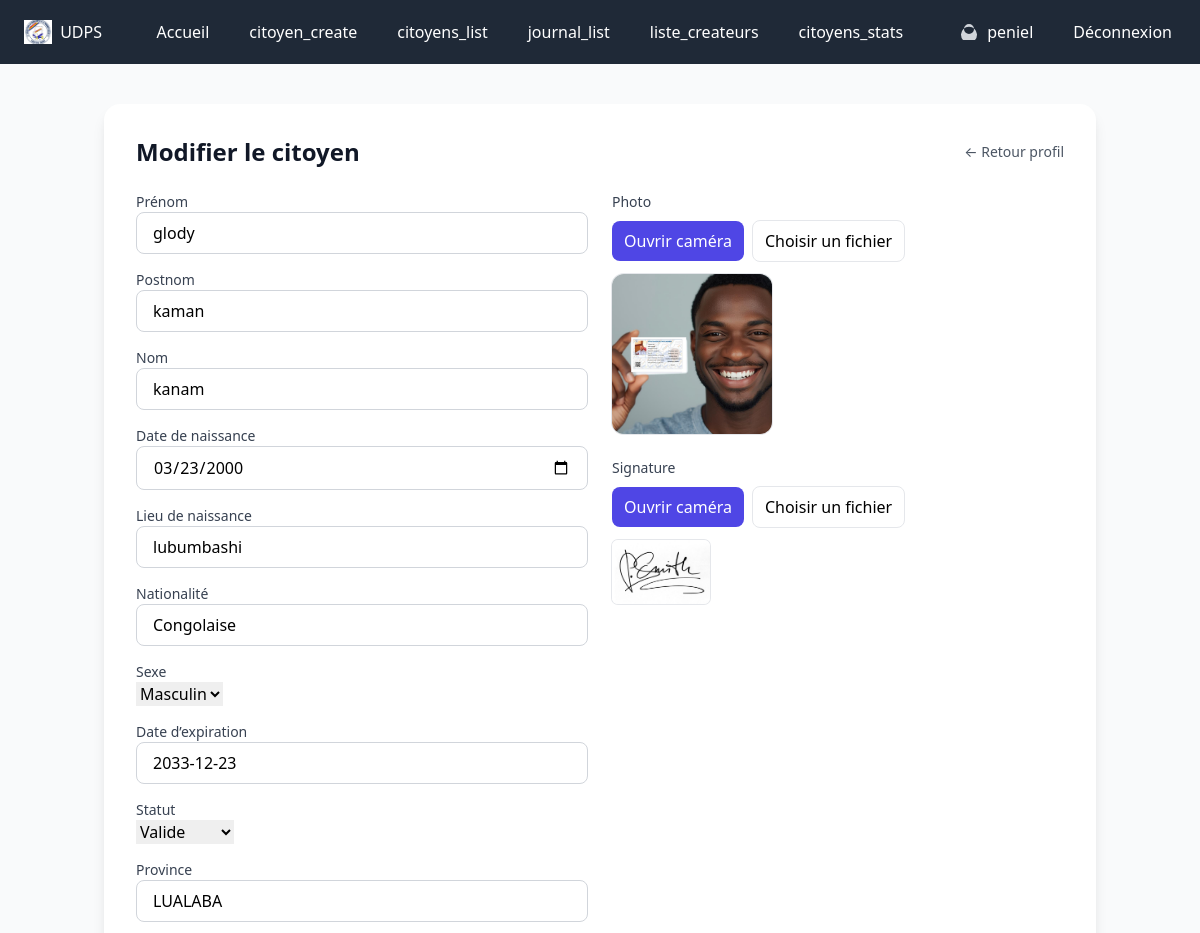
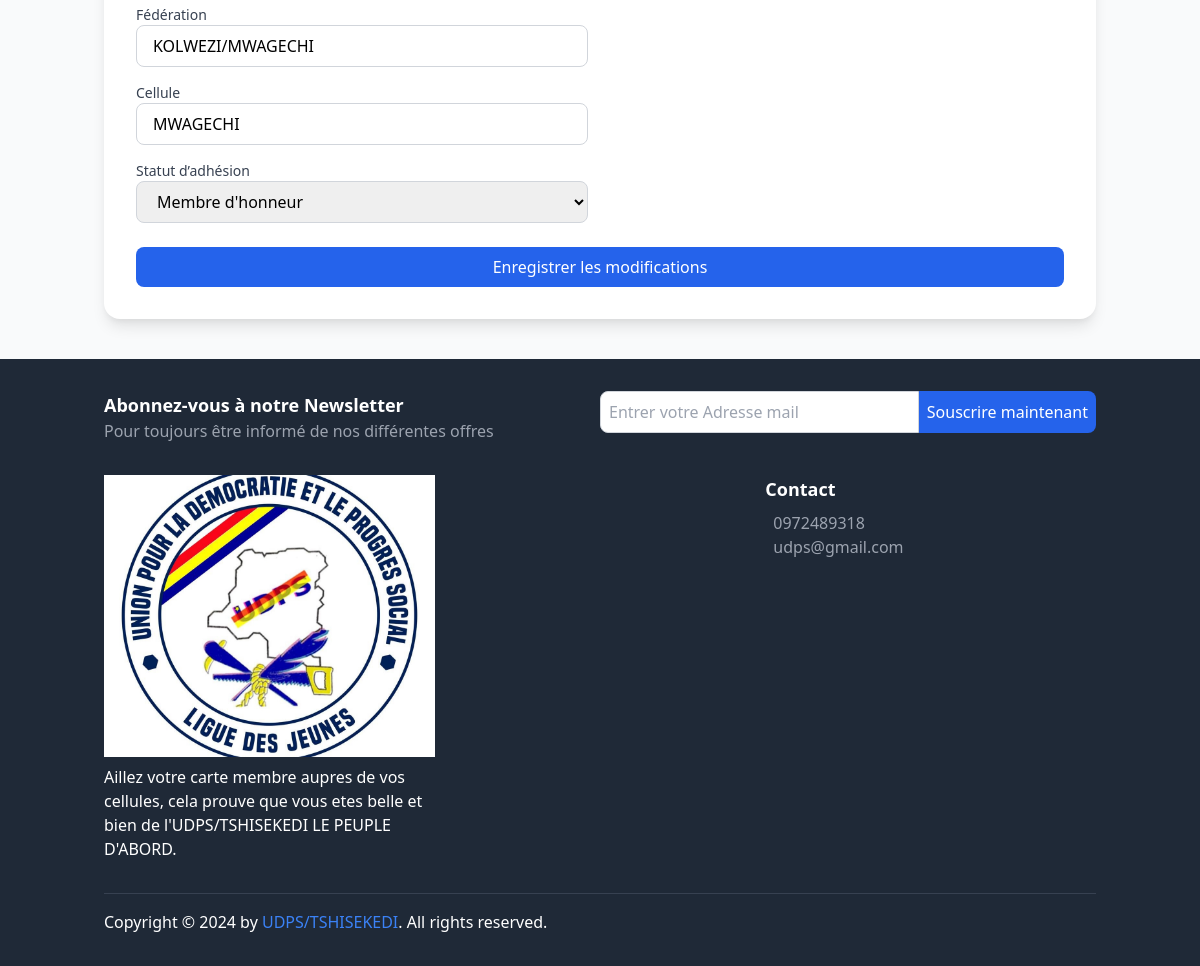
Screenshot of /user/user/carte/15/modifier/ (signed in) with the database file from the repository (2 pictures, top to bottom).
### core/models.py (models this page shows, shortened)
class CustomUser(AbstractUser):
    email = models.EmailField(unique=True)
    profile_pic = models.ImageField(upload_to="p_img", blank=True, null=True)
    address = models.CharField(max_length=50, blank=True, null=True)
    phone = models.CharField(max_length=11, blank=True, null=True)
    role = models.CharField(max_length=50, blank=True, null=True)
    bio = models.TextField(blank=True, null=True)
    is_active_user = models.BooleanField(default=False)  # utilisateur désactivé par défaut
    province = models.CharField(max_length=100, blank=True, null=True)
    ville_ou_district = models.CharField(max_length=100, blank=True, null=True)
    commune_ou_contree = models.CharField(max_length=100, blank=True, null=True)
    USERNAME_FIELD = 'email'
    REQUIRED_FIELDS = ('username',)

class Citoyen(models.Model):
    STATUT_CHOICES = (
        ("pending", "En attente"),
        ("valid", "Valide"),
        ("invalid", "Invalide"),
    )
    SEXE_CHOICES = (
        ("M", "Masculin"),
        ("F", "Féminin"),
    )
    ADHESION_CHOICES = (
        ("membre_honneur", "Membre d'honneur"),
        ("president_federation", "Président Fédération"),
        ("president_cellule", "Président Cellule"),
    )
    prenom = models.CharField(max_length=100)
    postnom = models.CharField(max_length=100, blank=True, null=True)
    nom = models.CharField(max_length=100)
    date_naissance = models.DateField()
    lieu_naissance = models.CharField(max_length=150, blank=True, null=True)
    nationalite = models.CharField(max_length=100, default="Congolaise")
    sexe = models.CharField(max_length=1, choices=SEXE_CHOICES, default="M")
    province = models.CharField(max_length=150, blank=True, null=True)
    federation = models.CharField(max_length=150, blank=True, null=True)
    cellule = models.CharField(max_length=150, blank=True, null=True)
    statut_adhesion = models.CharField(
        max_length=30,
        choices=ADHESION_CHOICES,
        default="membre_honneur"
    )
    photo = models.ImageField(upload_to="citoyens/photos/", blank=True, null=True)
    signature = models.ImageField(upload_to="citoyens/signatures/", blank=True, null=True)
    numero_identite = models.CharField(max_length=20, unique=True, blank=True)
    statut = models.CharField(max_length=10, choices=STATUT_CHOICES, default="pending")
    qr_code = models.ImageField(upload_to="citoyens/qrcodes/", blank=True, null=True)
    date_expiration = models.DateField(blank=True, null=True)
    date_creation = models.DateTimeField(auto_now_add=True)
    cree_par = models.ForeignKey(
        settings.AUTH_USER_MODEL,
        on_delete=models.SET_NULL,
        null=True,
        related_name="citoyens_crees"
    )
    valide_par = models.ForeignKey(
        settings.AUTH_USER_MODEL,
        on_delete=models.SET_NULL,
        null=True,
        blank=True,
        related_name="citoyens_valides"
    )

### core/views.py (the view)
# urls.py: path('user/carte/<int:citoyen_id>/modifier/', views.modifier_carte, name='modifier_carte'),
@login_required(login_url="signin")
def modifier_carte(request, citoyen_id):
    citoyen = get_object_or_404(Citoyen, id=citoyen_id)
    if request.user != citoyen.cree_par:
        messages.error(request, "Vous n'êtes pas autorisé à modifier cette carte.")
        return redirect("profile")
    if request.method == "POST":
        form = CitoyenForm(request.POST, request.FILES, instance=citoyen)
        if form.is_valid():
            form.save()
            messages.success(request, "Carte citoyenne modifiée avec succès ✅")
            return redirect("profile", user_id=request.user.id)
    else:
        form = CitoyenForm(instance=citoyen)
    return render(request, "core/modifier_carte.html", {
        "form": form,
        "citoyen": citoyen
    })

### core/templates/core/modifier_carte.html (shortened to what this page needs)
{% extends "base.html" %}
{% load static %}
{% load widget_tweaks %}
{% block content %}
<div class="min-h-screen bg-gray-50 py-10">
  <div class="max-w-5xl mx-auto px-4">
    <div class="bg-white shadow-lg rounded-2xl p-6 md:p-8 transition-all duration-300">
      <div class="flex items-center justify-between mb-6">
        <h1 class="text-xl md:text-2xl font-semibold text-gray-900">Modifier le citoyen</h1>
        <a href="{% url 'profile' %}" class="text-sm text-gray-600 hover:text-gray-900">← Retour profil</a>
      </div>
      <form method="POST" enctype="multipart/form-data" class="mt-6 grid grid-cols-1 md:grid-cols-2 gap-6">
        <div class="space-y-4">
            <div>
                <label class="block text-sm font-medium text-gray-700">Prénom</label>
                <input type="text" name="prenom" value="{{ form.prenom.value|default_if_none:citoyen.prenom }}" required
                       class="w-full px-4 py-2 border border-gray-300 rounded-lg focus:ring-2 focus:ring-blue-500">
            </div>
            <div>
                <label class="block text-sm font-medium text-gray-700">Postnom</label>
                <input type="text" name="postnom" value="{{ form.postnom.value|default_if_none:citoyen.postnom }}" required
                       class="w-full px-4 py-2 border border-gray-300 rounded-lg focus:ring-2 focus:ring-blue-500">
            </div>
            <div>
                <label class="block text-sm font-medium text-gray-700">Nom</label>
                <input type="text" name="nom" value="{{ form.nom.value|default_if_none:citoyen.nom }}" required
                       class="w-full px-4 py-2 border border-gray-300 rounded-lg focus:ring-2 focus:ring-blue-500">
            </div>
            <div>
                <label class="block text-sm font-medium text-gray-700">Date de naissance</label>
                <input
                    id="date_naissance"
                    name="date_naissance"
                    value="{{ form.date_naissance.value|default_if_none:citoyen.date_naissance|date:'Y-m-d' }}"
                    placeholder="jj/mm/aaaa"
                    required
                    class="w-full px-4 py-2 border border-gray-300 rounded-lg focus:ring-2 focus:ring-blue-500"
                >
            </div>
            <div>
                <label class="block text-sm font-medium text-gray-700">Lieu de naissance</label>
                <input type="text" name="lieu_naissance" value="{{ form.lieu_naissance.value|default_if_none:citoyen.lieu_naissance }}"
                       class="w-full px-4 py-2 border border-gray-300 rounded-lg focus:ring-2 focus:ring-blue-500">
            </div>
            <div>
                <label class="block text-sm font-medium text-gray-700">Nationalité</label>
                <input type="text" name="nationalite" value="{{ form.nationalite.value|default_if_none:citoyen.nationalite }}"
                       class="w-full px-4 py-2 border border-gray-300 rounded-lg focus:ring-2 focus:ring-blue-500">
            </div>
            <div>
                <label class="block text-sm font-medium text-gray-700">Sexe</label>
                {{ form.sexe }}
            </div>
            <div>
                <label class="block text-sm font-medium text-gray-700">Date d’expiration</label>
                <input
                    id="date_expiration"
                    name="date_expiration"
                    value="{{ form.date_expiration.value|default_if_none:citoyen.date_expiration|date:'Y-m-d' }}"
                    placeholder="jj/mm/aaaa"
                    class="w-full px-4 py-2 border border-gray-300 rounded-lg focus:ring-2 focus:ring-blue-500"
                >
            </div>
            <div>
                <label class="block text-sm font-medium text-gray-700">Statut</label>
                {{ form.statut }}
            </div>
            <div>
                <label class="block text-sm font-medium text-gray-700">Province</label>
                {% render_field form.province class="w-full px-4 py-2 border border-gray-300 rounded-lg focus:ring-2 focus:ring-blue-500" %}
            </div>
            <div>
                <label class="block text-sm font-medium text-gray-700">Fédération</label>
                {% render_field form.federation class="w-full px-4 py-2 border border-gray-300 rounded-lg focus:ring-2 focus:ring-blue-500" %}
            </div>
            <div>
                <label class="block text-sm font-medium text-gray-700">Cellule</label>
                {% render_field form.cellule class="w-full px-4 py-2 border border-gray-300 rounded-lg focus:ring-2 focus:ring-blue-500" %}
            </div>
            <div>
                <label class="block text-sm font-medium text-gray-700">Statut d’adhésion</label>
                {% render_field form.statut_adhesion class="w-full px-4 py-2 border border-gray-300 rounded-lg focus:ring-2 focus:ring-blue-500" %}
            </div>
        </div>
<div class="space-y-6">
    <div>
      <label class="block text-sm font-medium text-gray-700">Photo</label>
      <div class="mt-2 flex items-center gap-2">
        <button type="button" id="openPhotoCameraBtn" class="px-3 py-2 bg-indigo-600 text-white rounded-lg">Ouvrir caméra</button>
        <button type="button" id="choosePhotoBtn" class="px-3 py-2 border rounded-lg">Choisir un fichier</button>
      </div>
      <div class="mt-3">
        {% if citoyen.photo %}
          <img id="photoPreview" src="{{ citoyen.photo.url }}" class="w-40 h-40 object-cover rounded-xl ring-1 ring-gray-200">
        {% else %}
          <img id="photoPreview" class="w-40 h-40 object-cover rounded-xl hidden ring-1 ring-gray-200">
        {% endif %}
      </div>
    </div>
    <div>
      <label class="block text-sm font-medium text-gray-700">Signature</label>
      <div class="mt-2 flex items-center gap-2">
        <button type="button" id="openSignatureCameraBtn" class="px-3 py-2 bg-indigo-600 text-white rounded-lg">Ouvrir caméra</button>
        <button type="button" id="chooseSignatureBtn" class="px-3 py-2 border rounded-lg">Choisir un fichier</button>
      </div>
      <div class="mt-3">
        {% if citoyen.signature %}
          <img id="signaturePreview" src="{{ citoyen.signature.url }}" class="h-16 object-contain rounded-md ring-1 ring-gray-200 bg-white">
        {% else %}
          <img id="signaturePreview" class="h-16 object-contain rounded-md hidden ring-1 ring-gray-200 bg-white">
        {% endif %}
      </div>
    </div>
  </div>
        <div class="md:col-span-2">
            <button type="submit"
                    class="w-full py-2 px-4 bg-blue-600 text-white rounded-lg hover:bg-blue-700 focus:ring-2 focus:ring-blue-500">
                Enregistrer les modifications
            </button>
        </div>
    </form>
    </div>
  </div>
</div>
{% endblock %}

### templates/base.html (shortened to what this page needs)
{% load static %}
<!DOCTYPE html>
<html lang="fr">
<head>
    <link href="https://cdn.jsdelivr.net/npm/tailwindcss@2.2.19/dist/tailwind.min.css" rel="stylesheet">
</head>
<body class="bg-gray-100">
    <nav class="bg-gray-800 text-white">
        <div class="max-w-7xl mx-auto px-4 py-3 flex justify-between items-center">
            <a href="{% url 'index' %}" class="text-gray hover:underline flex items-center bg-white-800 p-2 rounded">
                <img src="{% static 'img/logo_udps.jpg' %}" alt="Logo" class="h-6 mr-2">
                UDPS
            </a>
            <div class="hidden md:flex space-x-4">
                <a href="{% url 'index' %}" class="hover:bg-gray-700 px-3 py-2 rounded">Accueil</a>
                {% if request.user.is_authenticated and request.user.is_active_user %}
                <a href="{% url 'citoyen_create' %}" class="hover:bg-gray-700 px-3 py-2 rounded">citoyen_create</a>
                {% endif %}
                {% if request.user.is_authenticated and request.user.is_active_user %}
                <a href="{% url 'citoyens_list' %}" class="hover:bg-gray-700 px-3 py-2 rounded">citoyens_list</a>
                {% endif %}
                {% if request.user.is_authenticated and request.user.is_active_user %}
                <a href="{% url 'journal_list' %}" class="hover:bg-gray-700 px-3 py-2 rounded">journal_list</a>
                {% endif %}
                {% if request.user.is_authenticated and request.user.is_active_user %}
                <a href="{% url 'liste_createurs' %}" class="hover:bg-gray-700 px-3 py-2 rounded">liste_createurs</a>
                {% endif %}
                {% if request.user.is_authenticated and request.user.is_active_user %}
                <a href="{% url 'citoyens_dashboard_stats' %}" class="hover:bg-gray-700 px-3 py-2 rounded">citoyens_stats</a>
                {% endif %}
                {% if request.user.is_authenticated %}
                <a href="{% url 'profile' user.id %}" class="flex items-center space-x-2 hover:bg-gray-700 px-3 py-2 rounded">
                    <svg xmlns="http://www.w3.org/2000/svg"
                         class="h-5 w-5 text-gray-300"
                         viewBox="0 0 20 20"
                         fill="currentColor">
                      <path fill-rule="evenodd"
                            d="M10 2a5 5 0 100 10 5 5 0 000-10zM4 18a8 8 0 1112 0H4z"
                            clip-rule="evenodd" />
                    </svg>
                    <span>{{ request.user.username }}</span>
                  </a>
                    <a href="{% url 'signout' %}" class="hover:bg-gray-700 px-3 py-2 rounded">Déconnexion</a>
                {% else %}
                    <a href="{% url 'signup' %}" class="hover:bg-gray-700 px-3 py-2 rounded">S'inscrire</a>
                    <a href="{% url 'signin' %}" class="hover:bg-gray-700 px-3 py-2 rounded">Connexion</a>
                {% endif %}
            </div>
        </div>
    </nav>
      {% block content %}{% endblock content %}
    <footer class="bg-gray-800 text-white py-8">
        <div class="container mx-auto px-4">
            <div class="mb-8">
                <div class="flex flex-col md:flex-row">
                    <div class="md:w-1/2 mb-4 md:mb-0">
                        <h3 class="text-lg font-bold">Abonnez-vous à notre Newsletter</h3>
                        <p class="text-gray-400">Pour toujours être informé de nos différentes offres</p>
                    </div>
                    <div class="md:w-1/2">
                        <form action="https://api.web3forms.com/submit" method="POST" class="flex">
                            <input type="email" name="email" placeholder="Entrer votre Adresse mail" required class="flex-1 p-2 rounded-l-lg border border-gray-300" />
                            <button class="bg-blue-600 text-white p-2 rounded-r-lg">Souscrire maintenant</button>
                        </form>
                    </div>
                </div>
            </div>
            <div class="flex flex-col md:flex-row mb-8">
                <div class="md:w-1/3 mb-4 md:mb-0">
                    <div class="footer-logo mb-2">
                        <img class="img-fluid" src="{% static 'img/logo_udps.jpg' %}" alt="">
                    </div>
                    <p>Aillez votre carte membre aupres de vos cellules, cela prouve que vous etes belle et bien de l'UDPS/TSHISEKEDI LE PEUPLE D'ABORD.</p>
                </div>
                <div class="md:w-1/3 mb-4 md:mb-0">
                </div>
                <div class="md:w-1/3">
                    <h3 class="text-lg font-bold">Contact</h3>
                    <div class="mt-2">
                        <p class="flex items-center"><a href="callto:+243 97 24 89 318" class="text-gray-400 hover:text-white">0972489318</a></p>
                        <p class="flex items-center"><a href="mailto:ngelekapeniel@gmail.com" class="text-gray-400 hover:text-white">udps@gmail.com</a></p>
                    </div>
                </div>
            </div>
            <div class="border-t border-gray-700 pt-4">
                <div class="flex justify-between items-center">
                    <div>
                        <p class="mb-0">Copyright © 2024 by <a href="#" class="text-blue-500 hover:underline">UDPS/TSHISEKEDI</a>. All rights reserved.</p>
                    </div>
                </div>
            </div>
        </div>
    </footer>
</body>
</html>

### rows the page displays
CustomUser: user.username "peniel"
Citoyen: prenom "glody", postnom "kaman", nom "kanam", date_naissance "03/23/2000", lieu_naissance "lubumbashi", nationalite "Congolaise", sexe "Masculin", date_expiration "2033-12-23", statut "Valide", province "LUALABA", federation "KOLWEZI/MWAGECHI", cellule "MWAGECHI", statut_adhesion "Membre d'honneur", photo (picture), signature (picture)
